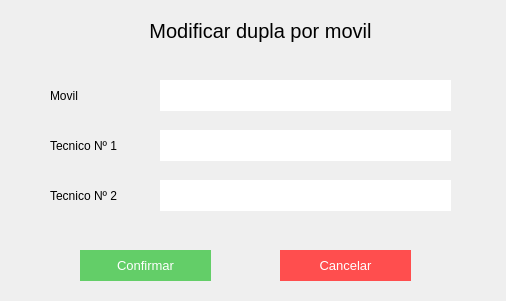
<?xml version="1.0" encoding="UTF-8"?>
<ui version="4.0">
 <class>Form</class>
 <widget class="QWidget" name="Form">
  <property name="geometry">
   <rect>
    <x>0</x>
    <y>0</y>
    <width>506</width>
    <height>301</height>
   </rect>
  </property>
  <property name="windowTitle">
   <string>Form</string>
  </property>
  <widget class="QLabel" name="label_2">
   <property name="geometry">
    <rect>
     <x>90</x>
     <y>10</y>
     <width>341</width>
     <height>41</height>
    </rect>
   </property>
   <property name="styleSheet">
    <string notr="true">font-size:20px;
</string>
   </property>
   <property name="text">
    <string>Modificar dupla por movil</string>
   </property>
   <property name="alignment">
    <set>Qt::AlignCenter</set>
   </property>
  </widget>
  <widget class="QLineEdit" name="ca_input_1">
   <property name="geometry">
    <rect>
     <x>160</x>
     <y>80</y>
     <width>291</width>
     <height>31</height>
    </rect>
   </property>
   <property name="styleSheet">
    <string notr="true">border:none;
background-color: rgb(255, 255, 255);
font: 11pt &quot;MS Shell Dlg 2&quot;;</string>
   </property>
   <property name="text">
    <string/>
   </property>
  </widget>
  <widget class="QLabel" name="label">
   <property name="geometry">
    <rect>
     <x>50</x>
     <y>80</y>
     <width>71</width>
     <height>31</height>
    </rect>
   </property>
   <property name="styleSheet">
    <string notr="true">font: 11pt &quot;MS Shell Dlg 2&quot;;
text-align:center;</string>
   </property>
   <property name="text">
    <string>Movil</string>
   </property>
  </widget>
  <widget class="QLabel" name="label_4">
   <property name="geometry">
    <rect>
     <x>50</x>
     <y>130</y>
     <width>91</width>
     <height>31</height>
    </rect>
   </property>
   <property name="styleSheet">
    <string notr="true">font: 11pt &quot;MS Shell Dlg 2&quot;;
text-align:center;</string>
   </property>
   <property name="text">
    <string>Tecnico Nº 1</string>
   </property>
  </widget>
  <widget class="QPushButton" name="ca_btn_confirmar">
   <property name="geometry">
    <rect>
     <x>80</x>
     <y>250</y>
     <width>131</width>
     <height>31</height>
    </rect>
   </property>
   <property name="styleSheet">
    <string notr="true">background-color: rgb(99, 206, 104);
color:white;
font-size:10pt;
border:none;</string>
   </property>
   <property name="text">
    <string>Confirmar</string>
   </property>
  </widget>
  <widget class="QPushButton" name="ca_btn_cancelar">
   <property name="geometry">
    <rect>
     <x>280</x>
     <y>250</y>
     <width>131</width>
     <height>31</height>
    </rect>
   </property>
   <property name="styleSheet">
    <string notr="true">color:white;
font-size:10pt;
border:none;
background-color:#ff4e4e;</string>
   </property>
   <property name="text">
    <string>Cancelar</string>
   </property>
  </widget>
  <widget class="QLineEdit" name="ca_input_2">
   <property name="geometry">
    <rect>
     <x>160</x>
     <y>130</y>
     <width>291</width>
     <height>31</height>
    </rect>
   </property>
   <property name="styleSheet">
    <string notr="true">border:none;
background-color: rgb(255, 255, 255);
font: 11pt &quot;MS Shell Dlg 2&quot;;</string>
   </property>
   <property name="text">
    <string/>
   </property>
  </widget>
  <widget class="QLineEdit" name="ca_input_3">
   <property name="geometry">
    <rect>
     <x>160</x>
     <y>180</y>
     <width>291</width>
     <height>31</height>
    </rect>
   </property>
   <property name="styleSheet">
    <string notr="true">border:none;
background-color: rgb(255, 255, 255);
font: 11pt &quot;MS Shell Dlg 2&quot;;</string>
   </property>
   <property name="text">
    <string/>
   </property>
  </widget>
  <widget class="QLabel" name="label_5">
   <property name="geometry">
    <rect>
     <x>50</x>
     <y>180</y>
     <width>91</width>
     <height>31</height>
    </rect>
   </property>
   <property name="styleSheet">
    <string notr="true">font: 11pt &quot;MS Shell Dlg 2&quot;;
text-align:center;</string>
   </property>
   <property name="text">
    <string>Tecnico Nº 2</string>
   </property>
  </widget>
 </widget>
 <resources/>
 <connections/>
</ui>
